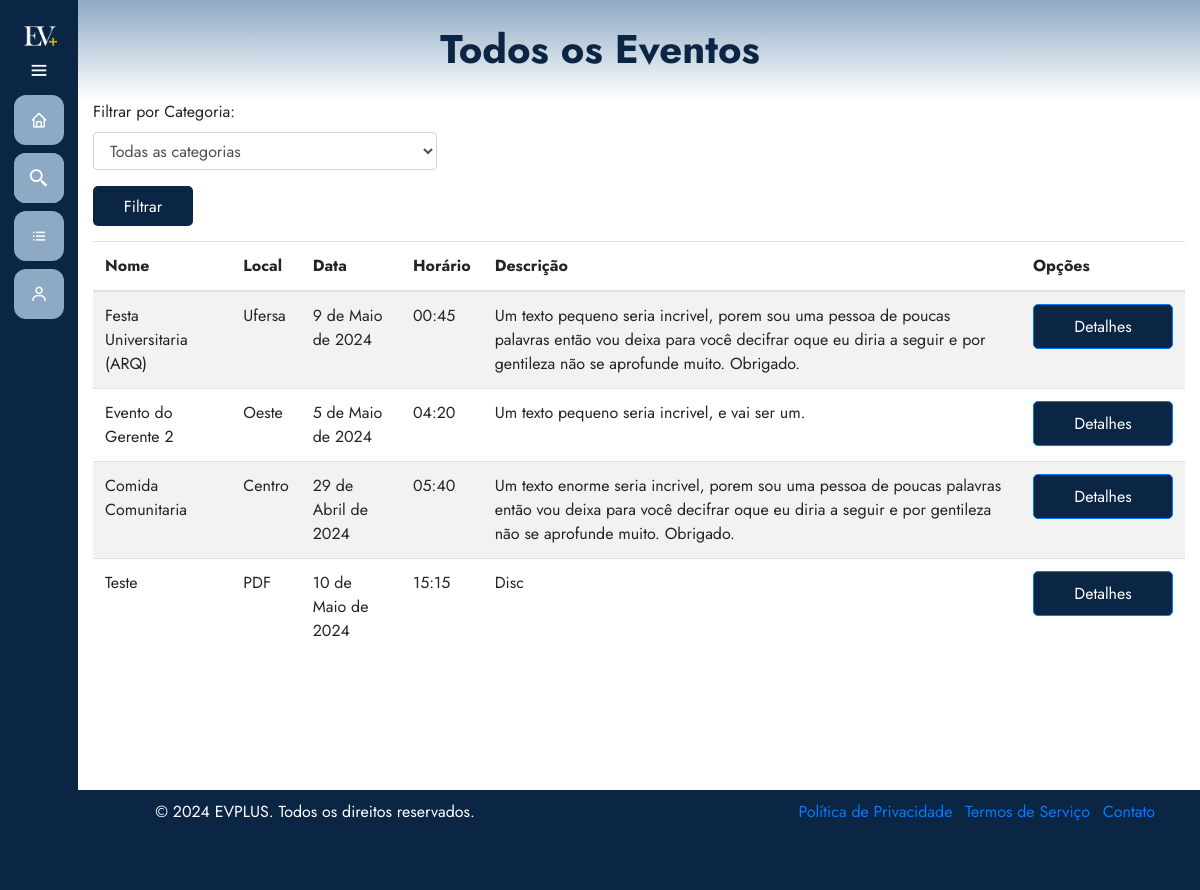
The page /eventos/todos-eventos/ on the database as committed earlier.
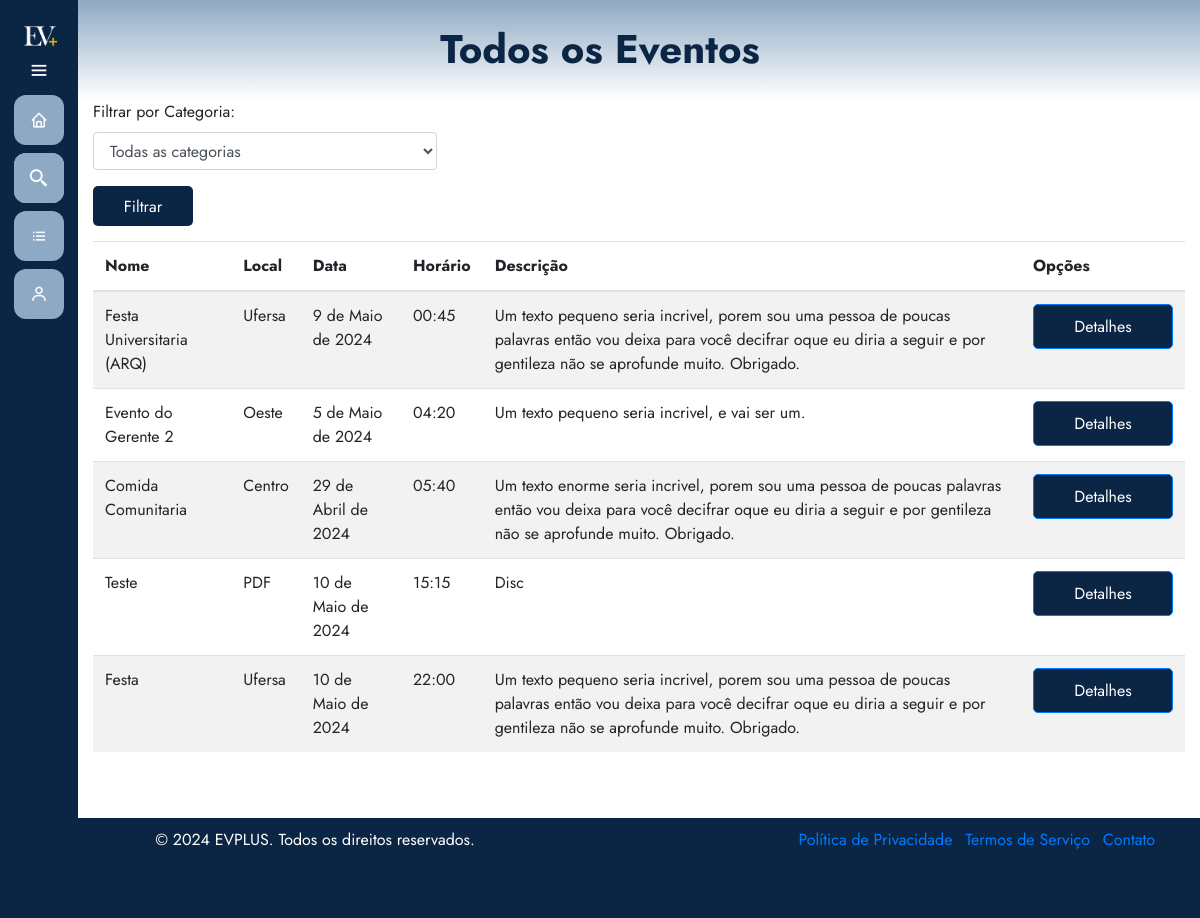
The same page on the database as committed later.
### eventos/models.py (models this page shows, shortened)
class Evento(models.Model):
    user = models.ForeignKey(User, on_delete=models.CASCADE)
    clients = models.ManyToManyField(User, through='Inscricao', related_name='eventos')
    name = models.CharField(max_length=100)
    description = models.TextField()
    local = models.CharField(max_length=100)
    date = models.DateField()
    time = models.TimeField()
    category = models.CharField(max_length=100)
    banner = models.ImageField(null=True, blank=True, upload_to='images/')

### eventos/views.py (the view)
# urls.py: path('todos-eventos/', views.listarTodosEventos, name='todos_eventos'),
def listarTodosEventos(request):
    exibir_sidebar = True
    categoria = request.GET.get('categoria')
    if categoria:
        eventosDisponiveis = Evento.objects.filter(category=categoria)
    else:
        eventosDisponiveis = Evento.objects.all()
    return render(request, 'todosEventos.html', {'eventos': eventosDisponiveis, 'exibir_sidebar': exibir_sidebar})

### eventos/templates/todosEventos.html (shortened to what this page needs)
{% extends 'base.html' %}
{% load static %}
{% block 'head' %}
    <link rel="stylesheet" href="{% static 'eventos/css/meuseventos.css' %}">
{% endblock %}
{% block 'dashboard' %}
    <div class="container">
        <div class="row">
            <div class="col-md-4">
                <form method="GET" action="{% url 'eventos:todos_eventos' %}">
                    <div class="form-group">
                        <label for="categoria">Filtrar por Categoria:</label>
                        <select class="form-control" id="categoria" name="categoria">
                            <option value="">Todas as categorias</option>
                        </select>
                    </div>
                    <button type="submit" class="btn btn-filter">Filtrar</button>
                </form>
            </div>
        </div>
        <div class="row">
            <div class="col-md-12">
                <div class="panel panel-default">
                    <div class="panel-body">
                        <div class="table-responsive">
                            <table class="table table-striped">
                                <thead>
                                    <tr>
                                        <th>Nome</th>
                                        <th>Local</th>
                                        <th>Data</th>
                                        <th>Horário</th>
                                        <th>Descrição</th>
                                        <th>Opções</th>
                                    </tr>
                                </thead>
                                <tbody>
                                    {% for evento in eventos %}
                                        <tr>
                                            <td>{{ evento.name }}</td>
                                            <td>{{ evento.local }}</td>
                                            <td>{{ evento.date }}</td>
                                            <td>{{ evento.time }}</td>
                                            <td>{{ evento.description }}</td>
                                            <td>
                                                <a href="{% url 'eventos:detalhes_evento' evento.id %}" class="btn btn-primary">Detalhes</a>
                                            </td>
                                        </tr>
                                    {% endfor %}
                                </tbody>
                            </table>
                        </div>
                    </div>
                </div>
            </div>
        </div>
    </div>
{% endblock %}

Rows that differ between the two databases and show on the page:
added Evento: name "Festa", local "Ufersa", date "10 de Maio de 2024", time "22:00", description "Um texto pequeno seria incrivel, porem sou uma pessoa de poucas palavras então vou deixa para você decifrar oque eu diria a seguir e por gentileza não se aprofunde muito. Obrigado."
